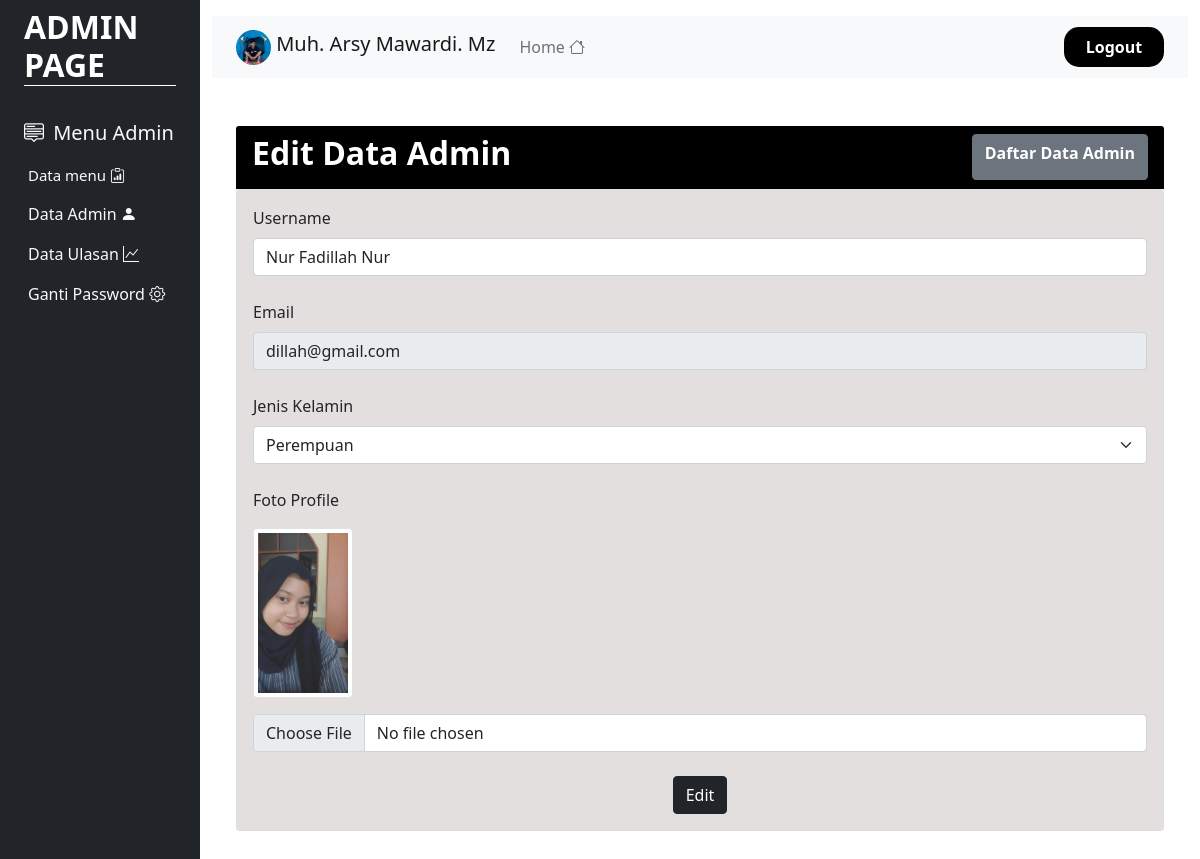
/admin/editadminpage.php?id=60900121053 (signed in), run on the app's committed database.
### tables this page shows
CREATE TABLE `user` (
  `id` varchar(30) NOT NULL,
  `username` varchar(50) NOT NULL,
  `email` varchar(50) NOT NULL,
  `jeniskelamin` enum('Laki-Laki','Perempuan','','') NOT NULL,
  `pekerjaan` varchar(50) NOT NULL,
  `password_user` varchar(50) NOT NULL,
  `thumbnail` varchar(255) NOT NULL,
  `level_user` varchar(15) NOT NULL
);

### admin/editadminpage.php (the view, shortened to what this page needs)
<!DOCTYPE html>
<html lang="en">
    <head>
 <link rel="stylesheet" href="../css/bootstrap.min.css">
            <link rel="stylesheet" href="https://cdn.jsdelivr.net/npm/bootstrap-icons@1.8.1/font/bootstrap-icons.css">
    </head>
    <body>
        <?php
    include "../koneksi.php";
$query = mysqli_query($koneksi, "SELECT * FROM  user WHERE id='$_SESSION[id]'");
   $data = mysqli_fetch_array($query);
    ?>
<div class="container-fluid">
    <div class="row flex-nowrap">
        <div class="col-auto col-md-3 col-xl-2 px-sm-2 px-0 bg-dark ">
            <div class="d-flex flex-column align-items-center align-items-sm-start px-3 pt-2 text-white min-vh-100">
                <a href="# "class="d-flex align-items-center pb-3 mb-md-0 me-md-auto text-white text-decoration-none">
                    <h2 class="fw-bold d-none d-sm-inline" style="border-bottom:1px solid white; width:100%;">ADMIN PAGE</h2>
                </a>
                <ul class="nav nav-pills flex-column mb-sm-auto mb-0 align-items-center align-items-sm-start" id="menu">
                    <li>
                        <a href="#submenu1" data-bs-toggle="collapse" class="nav-link px-0 align-middle" style="font-size:20px;">
                           <i class="bi bi-menu-up text-light"></i> <span class="ms-1 d-none d-sm-inline text-light">Menu Admin</span> </a>
                        <ul class="collapse show nav flex-column ms-1" id="submenu1" data-bs-parent="#menu">
                        <li class="w-100">
                                <a href="datamenupage.php" class="nav-link px-0 text-light" style="font-size:15px;"> <span class="d-none d-sm-inline">Data menu</span> <i class="bi bi-clipboard-data"></i></a>
                            </li>
                            <li>
                                <a href="menudataadminpage.php" class="nav-link px-0 text-light" style="font: size 15px;"> <span class="d-none d-sm-inline">Data Admin</span> <i class="bi bi-person-fill"></i> </a>
                            </li>
                            <li>
                                <a href="dataulasanpage.php" class="nav-link px-0 text-light" style="font: size 15px;"> <span class="d-none d-sm-inline">Data Ulasan </span><i class="bi bi-graph-up"></i></a>
                            </li>
                             <li>
                                <a href="gantipasswordadmin.php" class="nav-link px-0 text-light" style="font: size 15px;"> <span class="d-none d-sm-inline">Ganti Password</span> <i class="bi bi-gear"></i> </a>
                            </li>
                        </ul>
                    </li>
                </ul>
            </div>
        </div>
        <div class="col py-3">
                <nav class="navbar navbar-expand-lg navbar-light bg-light">
  <div class="container-fluid">
    <a class="navbar-brand">
      <img src="../images/<?=$data['thumbnail']?>" style="width :35px; height:35px; border-radius:50%;" class="d-inline-block align-text-top">
      <?=$data['username']?>
    </a>
     <div class="collapse navbar-collapse" id="navbarNav">
    <ul class="navbar-nav">
         <li class="nav-item">
          <a class="nav-link" href="indexadmin.php">Home <i class="bi bi-house"></i></a>
        </li>
</ul>
<ul class="navbar-nav ms-auto">
        <li class="nav-item" style="width:100px; background-color:black; text-align:center; border-radius:15px;">
          <a class="nav-link active fw-bold" aria-current="page" href="../logout.php" style="color:white;">Logout</a>
        </li>
    </ul>
  </div>
</div>
</nav>
        <?php
if (isset($_GET['id'])) {
include "../koneksi.php";
$id = $_GET['id'];
$query = mysqli_query($koneksi, "SELECT * FROM user WHERE
id='$id'");
$data = mysqli_fetch_array($query);
?>
        <div class="container my-5">
            <div class="row">
                <div class="col-md-12">
                    <div class="card border-0">
                        <div class="card-header" style="background-color:black;">
                            <div class="d-flex justify-content-between">
                                <h2 class="fw-bold text-white">Edit Data Admin</h2>
                                <a href="menudataadminpage.php" class="btn btn-secondary fw-bold">Daftar Data Admin</a>
                            </div>
                        </div>
                        <div class="card">
                        <div class="card-body" style="background-color:#e4dfdf;" >
                            <form action="editproccessadmin.php" method="post" enctype="multipart/form-data">
                                <div class="mb-4">
                                    <label for="username" class="form-label">Username</label>
                                    <input
                                        type="text"
                                        name="username"
                                        id="username"
                                        class="form-control"
                                        value="<?= $data['username'] ?>">
                                </div>
                                <div class="mb-4">
                                    <label for="email" class="form-label">Email</label>
                                    <input type="email" name="email" id="email" class="form-control" disabled value="<?=
                                    $data['email'] ?>">
                                </div>
                                <div class="mb-4">
                                    <label for="jeniskelamin" class="form-label">Jenis Kelamin</label>
                                    <select name="jeniskelamin" id="jeniskelamin" class="form-select">
                                        <option
                                            value="Perempuan"
                                            <?= $data['jeniskelamin'] == "Perempuan" ? "Selected" : "" ?>>Perempuan</option>
                                    </select>
                                </div>
                                <div class="mb-4">
                                    <label for="gambar_menu" class="Thumbnail">Foto Profile</label>
                                    <br>
                                    <img
                                        src="../images/<?= $data['thumbnail'] ?>"
                                        class="img-fluid img-thumbnail my-3"
                                        width="100">
                                    <input type="file" name="thumbnail" id="thumbnail" class="form-control">
                                </div>
                                <div class="text-center">
                                <button type="submit" name="edit" class="btn btn-dark">Edit</button>
                                </div>
                            </form>
                        </div>
                        </div>
                    </div>
                </div>
            </div>
        </div>
</div>
    </body>
</html>
<?php
}
?>

### data on the page
user: thumbnail (picture), username "Muh. Arsy Mawardi. Mz"
user: username "Nur Fadillah Nur", email "dillah@gmail.com", thumbnail (picture)
